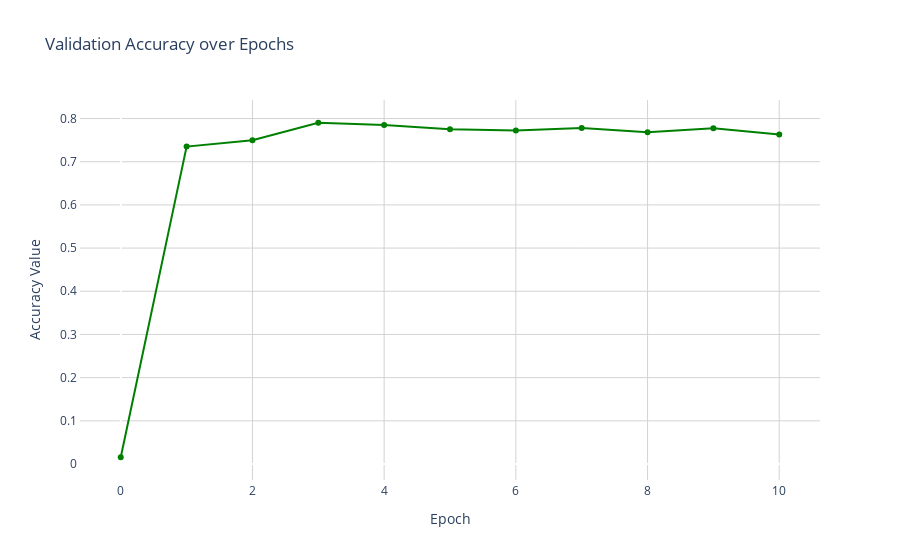

The notebook cell saved with this chart:
### Code cell
# Accuracy Graph
acc_fig = go.Figure()

# Plotting Validation Accuracy
acc_fig.add_trace(go.Scatter(y=val_accs, mode='lines+markers', name='Validation Accuracy', line=dict(width=2, color='green')))

# Styling and Layout options for Accuracy Graph
acc_fig.update_layout(
    title='Validation Accuracy over Epochs',
    xaxis_title='Epoch',
    yaxis_title='Accuracy Value',
    xaxis=dict(showline=True, showgrid=True, gridcolor='lightgray'),
    yaxis=dict(showline=True, showgrid=True, gridcolor='lightgray'),
    plot_bgcolor='white',
    paper_bgcolor='white'
)

acc_fig.show()

### Figure 1 — Plotly figure (JSON) as saved in the notebook; plotly's stock layout.template omitted (floating-point values rounded to 4 significant figures)
{"data": [{"line": {"color": "green", "width": 2}, "mode": "lines+markers", "name": "Validation Accuracy", "type": "scatter", "y": [0.01562, 0.735, 0.75, 0.7903, 0.7849, 0.7752, 0.7722, 0.7782, 0.768, 0.7776, 0.7632]}], "layout": {"paper_bgcolor": "white", "plot_bgcolor": "white", "title": {"text": "Validation Accuracy over Epochs"}, "xaxis": {"gridcolor": "lightgray", "showgrid": true, "showline": true, "title": {"text": "Epoch"}}, "yaxis": {"gridcolor": "lightgray", "showgrid": true, "showline": true, "title": {"text": "Accuracy Value"}}}}
